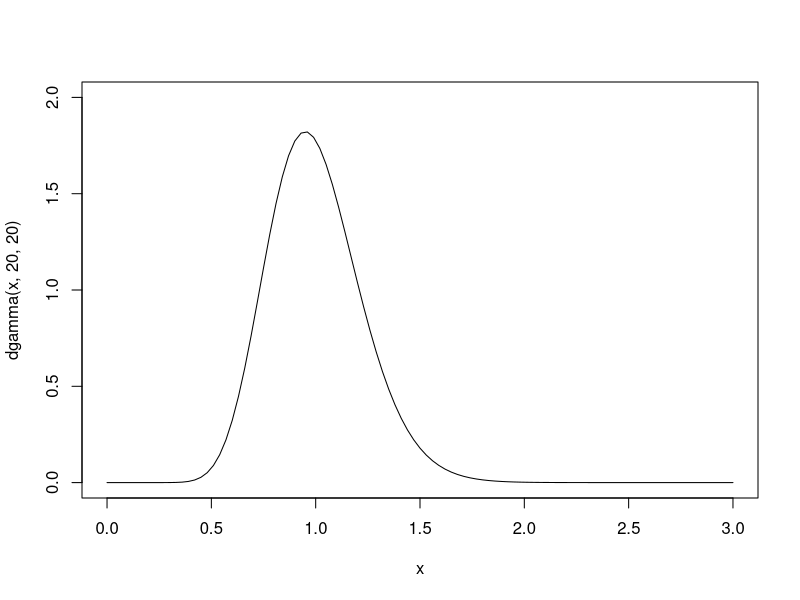

Reproduce this figure in R.
# Copyright 2021 Province of British Columbia
#
# Licensed under the Apache License, Version 2.0 (the "License");
# you may not use this file except in compliance with the License.
# You may obtain a copy of the License at
#
# http://www.apache.org/licenses/LICENSE-2.0
#
# Unless required by applicable law or agreed to in writing, software distributed under the License is distributed on an "AS IS" BASIS,
# WITHOUT WARRANTIES OR CONDITIONS OF ANY KIND, either express or implied.
# See the License for the specific language governing permissions and limitations under the License.

#############################################################
# 00_SC_Informed Sigma.R
# adapated from Chandler & Royle 2013 (appendix)
# created by Joanna Burgar, 08-May-2018
# updated by Joanna Burgar, 04-Aug-2021 for Leroy Gonzales (streamlined)
# script for estimating / calculating vaguely informed priors
#############################################################

#########################################################################
# Informative sigma priors (from Chandler & Royle)

###--- home range and call attenuation to sigma prior

sigma_prior <- function (hrsize = hrszie, detect_min = detect_min, detect_max = detect_max){
  hrlength <- sqrt(hrsize/pi)

  hr_detect_min_area <- (hrlength+detect_min)^2*pi
  hr_detect_max_area <- (hrlength+detect_max)^2*pi

  # Following Royle et. al (2011), and assuming a
  # chi-squared distribution with 2 degrees of freedom,
  # the range of sigma is given by

  sigma_lower <- sqrt(hr_detect_min_area/pi)/sqrt(5.99)
  sigma_upper <- sqrt(hr_detect_max_area/pi)/sqrt(5.99)

  # Assuming a grid spacing of 1 unit = 1000 m or 1 km, aim to have a prior with most
  # of the density between:

  pd_lower <- sigma_lower
  pd_upper <- sigma_upper

  return(list(pd_lower, pd_upper))
}


###---
# now use the output to determine the range of dgamma by adjusting the last shape and scale

# for martens in sub-boreal spruce biogeoclimatic zone
# Lofroth's 1993 MSc thesis, telemetry data suggested
# adult male marten home range mean size = 5.52 km2, range 2.95-8.53 km2
# adult female marten home range mean size = 4.55 km2m range 1.25-10.05 km2

# to find out the range go with 1 - 10 km2, with the bulk centred on 5 km
# hrsize <- 1 # lower
# hrsize <- 10 # upper
# hrsize <- 5 # mid
# detect_min <- 0
# detect_max <- 0

sigma_prior(hrsize = 10, detect_min = 0, detect_max = 0)
# min = 0.2305216
# mid = 0.515462
# max = 0.7289734

# so in this example, want the density of the simga prior to range between 0.23 and 0.73
# with a peak at 0.52
 
# for a SC or SCR model, we want 2*sigma spacing of cameras ~ 0.52*2 = 1.05 km (~0.5 - 1.5 km)
# no smaller than 0.23*2 = 0.46 km and no greater than 0.73*2 = 1.46 km
# assuming a grid spacing, we want traps spaced ~ 1 km apart

qgamma(c(0.001,0.5,0.999),20,20) #  0.4479107 0.9833836 1.8350489 - home ranges centred on 500 ha
curve(dgamma(x,20,20), col='black',xlim=c(0,3), ylim=c(0,2))

